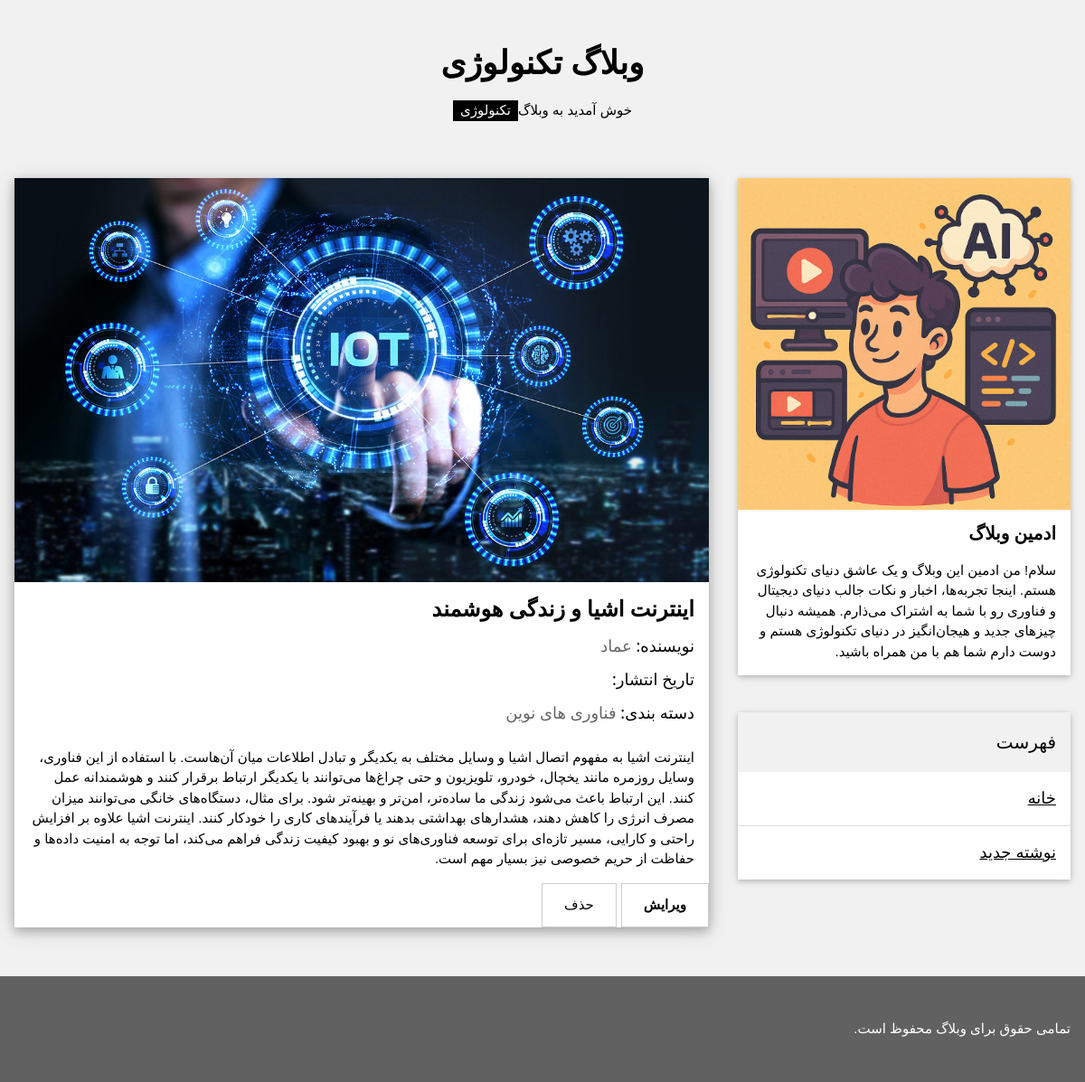
The page /iot/ on the database its author committed.
### blog/models.py (models this page shows, shortened)
class Post(models.Model):
    author = models.ForeignKey(User, on_delete=models.PROTECT, related_name='posts', verbose_name='نویسنده')
    category = models.ForeignKey(Category, on_delete=models.PROTECT, related_name='posts', verbose_name='دسته بندی')
    title = models.CharField(max_length=100, verbose_name='عنوان')
    slug = models.SlugField(max_length=120, unique=True, verbose_name='شناسه یکتا')
    content = models.TextField(verbose_name='محتوا')
    image = models.ImageField(upload_to='blog/%Y/%m/%d/', blank=True, null=True, verbose_name='تصویر')
    published_date = models.DateField(auto_now_add=True, verbose_name='تاریخ انتشار')
    published_time = models.TimeField(auto_now_add=True, verbose_name='زمان انتشار')
    updated_date = models.DateField(auto_now=True, verbose_name='تاریخ آخرین ویرایش')
    updated_time = models.TimeField(auto_now=True, verbose_name='زمان آخرین ویرایش')
    class Meta:
        ordering = ['-published_date', '-published_time']
        verbose_name = 'نوشته ها'
        verbose_name_plural = 'نوشته ها'
    @property
    def published_jalali(self):
        return date2jalali(self.published_date).strftime('%Y/%m/%d')
    published_jalali.fget.short_description = 'تاریخ انتشار'
    @property
    def updated_jalali(self):
        return date2jalali(self.updated_date).strftime('%Y/%m/%d')
    updated_jalali.fget.short_description = 'تاریخ آخرین ویرایش'

class Category(models.Model):
    name = models.CharField(max_length=100, verbose_name='دسته بندی')
    class Meta:
        verbose_name = 'دسته بندی ها'
        verbose_name_plural = 'دسته بندی ها'
        ordering = ['name']

### blog/views.py (the view)
# urls.py: path('<slug:slug>/', PostDetailView.as_view(), name='post_detail'),
class PostDetailView(DetailView):
    model = Post
    template_name = 'blog/post_detail.html'
    context_object_name = 'post'
    slug_field = 'slug'
    slug_url_kwarg = 'slug'

### blog/templates/blog/post_detail.html (shortened to what this page needs)
{% extends 'base.html' %}
{% load static %}
{% block content%}
    <div class="w3-card-4 w3-margin w3-white">
        {% if post.image %}
            <img src="{{ post.image.url }}" alt="post image" style="width:100%">
        {% else %}
            <img src="{% static 'images/default.png' %}" alt="default image" style="width:100%">
        {% endif %}
        <div class="w3-container">
            <h3><b>{{ post.title }}</b></h3>
            <h5>نویسنده: <span class="w3-opacity">{{ post.author.first_name }}</span></h5>
            <h5>تاریخ انتشار: </h5>
            <h5>دسته بندی: <span class="w3-opacity">{{ post.category.name }}</span></h5>
        </div>
        <div class="w3-container">
            <p>
                {{ post.content }}
            </p>
        </div>
        <div style="display: flex; gap: 5px;">
            <a href="{% url 'post_update' post.slug %}" class="w3-button w3-padding-large w3-white w3-border"><b>ویرایش</b></a>
            <form method="post" action="{% url 'post_delete' post.slug %}">
                <button type="submit" class="w3-button w3-padding-large w3-white w3-border">حذف</button>
            </form>
        </div>
    </div>
{% endblock %}

### static/css/w3.css (style rules this page uses)
*,*:before,*:after { box-sizing:inherit }
html { -ms-text-size-adjust:100%;-webkit-text-size-adjust:100% }
body { margin:0 }
a { background-color:transparent }
b,strong { font-weight:bolder }
img { border-style:none }
button,input,select,textarea,optgroup { font:inherit;margin:0 }
button,input { overflow:visible }
button,select { text-transform:none }
button,[type=button],[type=reset],[type=submit] { -webkit-appearance:button }
html,body { font-family:Verdana,sans-serif;font-size:15px;line-height:1.5 }
html { overflow-x:hidden }
h3 { font-size:24px }
h5 { font-size:18px }
h1,h2,h3,h4,h5,h6 { font-family:"Segoe UI",Arial,sans-serif;font-weight:400;margin:10px 0 }
img { vertical-align:middle }
a { color:inherit }
.w3-btn,.w3-button { border:none;display:inline-block;padding:8px 16px;vertical-align:middle;overflow:hidden;text-decoration:none;color:inherit;background-color:inherit;text-align:center;cursor:pointer;white-space:nowrap }
.w3-btn,.w3-button { -webkit-touch-callout:none;-webkit-user-select:none;-khtml-user-select:none;-moz-user-select:none;-ms-user-select:none;user-select:none }
.w3-container:after,.w3-container:before,.w3-panel:after,.w3-panel:before,.w3-row:after,.w3-row:before,.w3-row-padding:after,.w3-row-padding:before, .w3-cell-row:before,.w3-cell-row:after,.w3-clear:after,.w3-clear:before,.w3-bar:before,.w3-bar:after { content:"";display:table;clear:both }
.w3-container,.w3-panel { padding:0.01em 16px }
.w3-card-4,.w3-hover-shadow:hover { box-shadow:0 4px 10px 0 rgba(0,0,0,0.2),0 4px 20px 0 rgba(0,0,0,0.19) }
.w3-opacity,.w3-hover-opacity:hover { opacity:0.60 }
.w3-border { border:1px solid #ccc!important }
.w3-margin { margin:16px!important }
.w3-padding-large { padding:12px 24px!important }
.w3-white,.w3-hover-white:hover { color:#000!important;background-color:#fff!important }
.w3-light-grey,.w3-hover-light-grey:hover,.w3-light-gray,.w3-hover-light-gray:hover { color:#000!important;background-color:#f1f1f1!important }

### rows shown on the page
Post: image (picture), title "اینترنت اشیا و زندگی هوشمند", author.first_name "عماد", category.name "فناوری های نوین", content "اینترنت اشیا به مفهوم اتصال اشیا و وسایل مختلف به یکدیگر و تبادل اطلاعات میان آن‌هاست. با استفاده از این فناوری، وسایل روزمره مانند یخچال، خودرو، تلویزیون و حتی چراغ‌ها می‌توانند با یکدیگر ارتباط برقرار کنند و هوشمندانه عمل کنند. این ارتباط باعث می‌شود زندگی ما ساده‌تر، امن‌تر و بهینه‌تر شود. برای مثال، دستگاه‌های خانگی می‌توانند میزان مصرف انرژی را کاهش دهند، هشدارهای بهداشتی بدهند یا فرآیندهای کاری را خودکار کنند. اینترنت اشیا علاوه بر افزایش راحتی و کارایی، مسیر تازه‌ای برای توسعه فناوری‌های نو و بهبود کیفیت زندگی فراهم می‌کند، اما توجه به امنیت داده‌ها و حفاظت از حریم خصوصی نیز بسیار مهم است."
